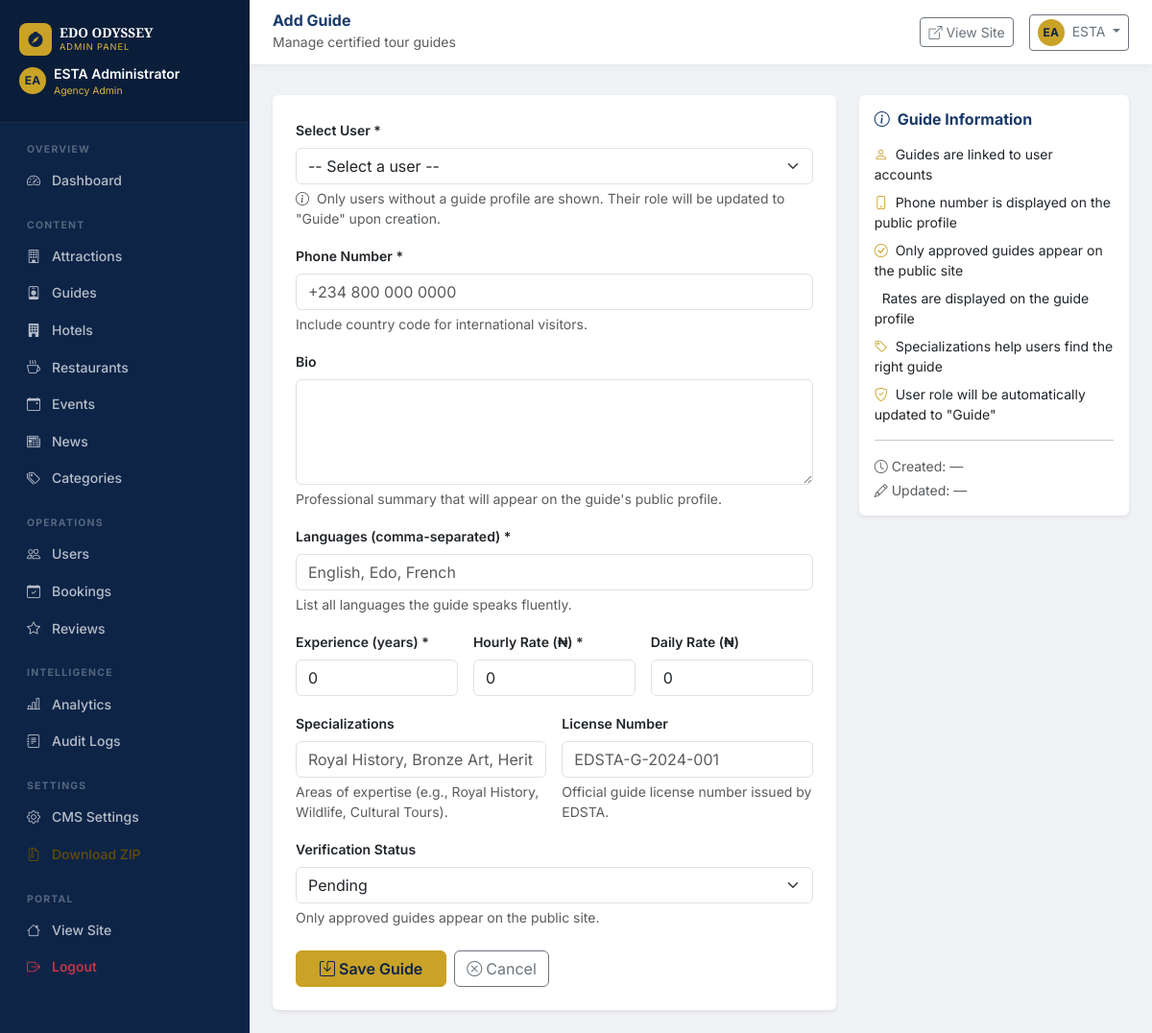
The app's page /admin/guides/new (signed in) with its own data.
### app/models/models.py (models this page shows, shortened)
class BaseModel(db.Model):
    __abstract__ = True
    id = db.Column(db.Integer, primary_key=True)
    uuid = db.Column(db.String(36), default=gen_uuid, unique=True, nullable=False, index=True)
    created_at = db.Column(db.DateTime, default=datetime.utcnow, nullable=False)
    updated_at = db.Column(db.DateTime, default=datetime.utcnow, onupdate=datetime.utcnow, nullable=False)
    created_by = db.Column(db.Integer, nullable=True)
    status = db.Column(db.String(20), default="active", nullable=False)
    deleted_at = db.Column(db.DateTime, nullable=True)

class User(UserMixin, BaseModel):
    __tablename__ = "users"
    email = db.Column(db.String(150), unique=True, index=True, nullable=False)
    password_hash = db.Column(db.String(255), nullable=False)
    first_name = db.Column(db.String(100), nullable=False)
    last_name = db.Column(db.String(100), nullable=False)
    role = db.Column(db.String(50), default="Tourist", nullable=False)
    phone = db.Column(db.String(50), nullable=True)
    is_verified = db.Column(db.Boolean, default=False, nullable=False)
    avatar_url = db.Column(db.String(255), nullable=True)
    heritage_points = db.Column(db.Integer, default=0, nullable=False)
    bio = db.Column(db.Text, nullable=True)
    address = db.Column(db.String(255), nullable=True)
    nationality = db.Column(db.String(100), nullable=True)
    last_login = db.Column(db.DateTime, nullable=True)
    bookings = db.relationship("Booking", back_populates="user", lazy="dynamic")
    reviews = db.relationship("Review", back_populates="user", lazy="dynamic")
    guide_profile = db.relationship("Guide", back_populates="user", uselist=False)
    notifications = db.relationship("Notification", back_populates="user", lazy="dynamic")
    favourites = db.relationship("Favourite", back_populates="user", lazy="dynamic")
    payments = db.relationship("Payment", back_populates="user", lazy="dynamic")
    audit_logs = db.relationship("AuditLog", foreign_keys="AuditLog.user_id", back_populates="user", lazy="dynamic")
    owned_attractions = db.relationship("Attraction", back_populates="owner", foreign_keys="Attraction.user_id", lazy="dynamic")
    owned_hotels = db.relationship("Hotel", back_populates="owner", foreign_keys="Hotel.user_id", lazy="dynamic")
    owned_restaurants = db.relationship("Restaurant", back_populates="owner", foreign_keys="Restaurant.user_id", lazy="dynamic")
    owned_events = db.relationship("Event", back_populates="owner", foreign_keys="Event.user_id", lazy="dynamic")  # Add this
    @property
    def full_name(self):
        return f"{self.first_name} {self.last_name}"
    @property
    def is_admin(self):
        return self.role in ("Agency Admin", "Super Admin")

### app/admin/routes.py (the view, shortened to what this page needs)
@admin_bp.route("/guides/new", methods=["GET", "POST"])
@login_required
@admin_required
def guide_create():
    users = User.query.filter(
        User.status == 'active'
    ).all()
    available_users = []
    for user in users:
        if not Guide.query.filter_by(user_id=user.id).first():
            available_users.append(user)
    return render_template("admin/guide_form.html", guide=None, users=available_users, title="Add Guide")

### app/templates/admin/guide_form.html (shortened to what this page needs)
{% extends "admin/base.html" %}
{% block page_title %}{{ title }}{% endblock %}
{% block page_subtitle %}Manage certified tour guides{% endblock %}
{% block content %}
<div class="row">
  <div class="col-lg-8">
    <div class="card border-0 shadow-sm">
      <div class="card-body p-4">
        <form method="POST">
          <div class="row g-3">
            {% if not guide %}
            <div class="col-12">
              <label class="form-label fw-semibold small">Select User *</label>
              <select name="user_id" class="form-select" required>
                <option value="">-- Select a user --</option>
              </select>
              <div class="form-text small">
                <i class="bi bi-info-circle me-1"></i>
                Only users without a guide profile are shown. Their role will be updated to "Guide" upon creation.
              </div>
            </div>
            {% endif %}
            <div class="col-12">
              <label class="form-label fw-semibold small">Phone Number *</label>
              <input type="tel" name="phone" class="form-control" value="{{ guide.phone if guide else '' }}" placeholder="+234 800 000 0000" required>
              <div class="form-text small">Include country code for international visitors.</div>
            </div>
            <div class="col-12">
              <label class="form-label fw-semibold small">Bio</label>
              <textarea name="bio" class="form-control" rows="4">{{ guide.bio if guide else '' }}</textarea>
              <div class="form-text small">Professional summary that will appear on the guide's public profile.</div>
            </div>
            <div class="col-12">
              <label class="form-label fw-semibold small">Languages (comma-separated) *</label>
              <input type="text" name="languages" class="form-control" value="{{ guide.languages if guide else '' }}" placeholder="English, Edo, French" required>
              <div class="form-text small">List all languages the guide speaks fluently.</div>
            </div>
            <div class="col-md-4">
              <label class="form-label fw-semibold small">Experience (years) *</label>
              <input type="number" name="experience" class="form-control" value="{{ guide.experience if guide else 0 }}" min="0" required>
            </div>
            <div class="col-md-4">
              <label class="form-label fw-semibold small">Hourly Rate (₦) *</label>
              <input type="number" name="hourly_rate" class="form-control" value="{{ guide.hourly_rate if guide else 0 }}" min="0" step="0.01" required>
            </div>
            <div class="col-md-4">
              <label class="form-label fw-semibold small">Daily Rate (₦)</label>
              <input type="number" name="daily_rate" class="form-control" value="{{ guide.daily_rate if guide else 0 }}" min="0" step="0.01">
            </div>
            <div class="col-md-6">
              <label class="form-label fw-semibold small">Specializations</label>
              <input type="text" name="specializations" class="form-control" value="{{ guide.specializations if guide else '' }}" placeholder="Royal History, Bronze Art, Heritage Sites">
              <div class="form-text small">Areas of expertise (e.g., Royal History, Wildlife, Cultural Tours).</div>
            </div>
            <div class="col-md-6">
              <label class="form-label fw-semibold small">License Number</label>
              <input type="text" name="license_number" class="form-control" value="{{ guide.license_number if guide else '' }}" placeholder="EDSTA-G-2024-001">
              <div class="form-text small">Official guide license number issued by EDSTA.</div>
            </div>
            <div class="col-12">
              <label class="form-label fw-semibold small">Verification Status</label>
              <select name="verification_status" class="form-select">
                <option value="Pending" {% if guide and guide.verification_status == 'Pending' %}selected{% endif %}>Pending</option>
              </select>
              <div class="form-text small">Only approved guides appear on the public site.</div>
            </div>
          </div>
          <div class="mt-4 d-flex gap-2">
            <button type="submit" class="btn btn-gold px-4">
              <i class="bi bi-save me-1"></i>Save Guide
            </button>
            <a href="{{ url_for('admin.guides') }}" class="btn btn-outline-secondary">
              <i class="bi bi-x-circle me-1"></i>Cancel
            </a>
          </div>
        </form>
      </div>
    </div>
  </div>
  <div class="col-lg-4">
    <div class="card border-0 shadow-sm">
      <div class="card-body">
        <h6 class="fw-bold text-blue mb-3"><i class="bi bi-info-circle me-2"></i>Guide Information</h6>
        <ul class="list-unstyled small">
          <li class="mb-2"><i class="bi bi-person me-2 text-gold"></i>Guides are linked to user accounts</li>
          <li class="mb-2"><i class="bi bi-phone me-2 text-gold"></i>Phone number is displayed on the public profile</li>
          <li class="mb-2"><i class="bi bi-check-circle me-2 text-gold"></i>Only approved guides appear on the public site</li>
          <li class="mb-2">Rates are displayed on the guide profile</li>
          <li class="mb-2"><i class="bi bi-tag me-2 text-gold"></i>Specializations help users find the right guide</li>
          <li class="mb-2"><i class="bi bi-shield-check me-2 text-gold"></i>User role will be automatically updated to "Guide"</li>
        </ul>
        <hr>
        <div class="text-muted small">
          <p class="mb-1"><i class="bi bi-clock me-1"></i>Created: {{ guide.created_at.strftime('%d %b %Y %H:%M') if guide and guide.created_at else '—' }}</p>
          <p class="mb-0"><i class="bi bi-pencil me-1"></i>Updated: {{ guide.updated_at.strftime('%d %b %Y %H:%M') if guide and guide.updated_at else '—' }}</p>
        </div>
      </div>
    </div>
  </div>
</div>
{% endblock %}

### app/templates/admin/base.html (shortened to what this page needs)
<!DOCTYPE html>
<html lang="en">
<head>
  <link href="https://cdn.jsdelivr.net/npm/bootstrap@5.3.3/dist/css/bootstrap.min.css" rel="stylesheet">
  <link href="https://cdn.jsdelivr.net/npm/bootstrap-icons@1.11.3/font/bootstrap-icons.css" rel="stylesheet">
  <link rel="stylesheet" href="{{ url_for('static', filename='css/main.css') }}">
</head>
<body class="admin-body">
<div class="admin-sidebar" id="adminSidebar">
  <div class="admin-sidebar-header">
    <div class="d-flex align-items-center gap-2 mb-1">
      <div class="brand-icon" style="width:34px;height:34px;font-size:1rem"><i class="bi bi-compass-fill"></i></div>
      <div>
        <div class="brand-title" style="font-size:.85rem">EDO ODYSSEY</div>
        <div class="brand-subtitle" style="font-size:.58rem">Admin Panel</div>
      </div>
    </div>
    <div class="d-flex align-items-center gap-2 mt-2">
      <div class="avatar-initials-sm">{{ current_user.first_name[0] }}{{ current_user.last_name[0] }}</div>
      <div>
        <div class="text-white small fw-semibold">{{ current_user.full_name }}</div>
        <div style="font-size:.65rem;color:var(--gold-400)">{{ current_user.role }}</div>
      </div>
    </div>
  </div>
  <nav class="flex-grow-1 py-2 px-2">
    <div class="nav-section">Overview</div>
    <a href="{{ url_for('admin.dashboard') }}" class="nav-link {% if request.endpoint=='admin.dashboard' %}active{% endif %}"><i class="bi bi-speedometer2"></i> Dashboard</a>
    <div class="nav-section mt-2">Content</div>
    <a href="{{ url_for('admin.attractions') }}" class="nav-link {% if 'attractions' in request.endpoint %}active{% endif %}"><i class="bi bi-building"></i> Attractions</a>
    <a href="{{ url_for('admin.guides') }}" class="nav-link {% if 'guides' in request.endpoint %}active{% endif %}"><i class="bi bi-person-badge"></i> Guides</a>
    <a href="{{ url_for('admin.hotels') }}" class="nav-link {% if 'hotel' in request.endpoint %}active{% endif %}"><i class="bi bi-building-fill"></i> Hotels</a>
    <a href="{{ url_for('admin.restaurants') }}" class="nav-link {% if 'restaurant' in request.endpoint %}active{% endif %}"><i class="bi bi-cup-hot"></i> Restaurants</a>
    <a href="{{ url_for('admin.events') }}" class="nav-link {% if 'event' in request.endpoint %}active{% endif %}"><i class="bi bi-calendar-event"></i> Events</a>
    <a href="{{ url_for('admin.news') }}" class="nav-link {% if 'news' in request.endpoint %}active{% endif %}"><i class="bi bi-newspaper"></i> News</a>
    <a href="{{ url_for('admin.categories') }}" class="nav-link {% if 'categor' in request.endpoint %}active{% endif %}"><i class="bi bi-tags"></i> Categories</a>
    <div class="nav-section mt-2">Operations</div>
    <a href="{{ url_for('admin.users') }}" class="nav-link {% if 'users' in request.endpoint %}active{% endif %}"><i class="bi bi-people"></i> Users</a>
    <a href="{{ url_for('admin.bookings') }}" class="nav-link {% if 'bookings' in request.endpoint %}active{% endif %}"><i class="bi bi-calendar-check"></i> Bookings</a>
    <a href="{{ url_for('admin.reviews') }}" class="nav-link {% if 'reviews' in request.endpoint %}active{% endif %}"><i class="bi bi-star"></i> Reviews</a>
    <div class="nav-section mt-2">Intelligence</div>
    <a href="{{ url_for('admin.analytics') }}" class="nav-link {% if 'analytics' in request.endpoint %}active{% endif %}"><i class="bi bi-bar-chart-line"></i> Analytics</a>
    <a href="{{ url_for('admin.audit_logs') }}" class="nav-link {% if 'audit' in request.endpoint %}active{% endif %}"><i class="bi bi-journal-text"></i> Audit Logs</a>
    <div class="nav-section mt-2">Settings</div>
    <a href="{{ url_for('admin.cms') }}" class="nav-link {% if 'cms' in request.endpoint %}active{% endif %}"><i class="bi bi-gear"></i> CMS Settings</a>
    <a href="{{ url_for('admin.download_zip') }}" class="nav-link text-warning-emphasis"><i class="bi bi-file-earmark-zip"></i> Download ZIP</a>
    <div class="nav-section mt-2">Portal</div>
    <a href="{{ url_for('main.home') }}" class="nav-link"><i class="bi bi-house"></i> View Site</a>
    <a href="{{ url_for('auth.logout') }}" class="nav-link text-danger"><i class="bi bi-box-arrow-right"></i> Logout</a>
  </nav>
</div>
<div class="admin-main">
  <div class="admin-topbar">
    <div class="d-flex align-items-center gap-3">
      <div>
        <h6 class="mb-0 fw-bold text-blue">{% block page_title %}Admin Panel{% endblock %}</h6>
        <small class="text-muted">{% block page_subtitle %}Edo Odyssey CMS{% endblock %}</small>
      </div>
    </div>
    <div class="d-flex align-items-center gap-3">
      <a href="{{ url_for('main.home') }}" class="btn btn-outline-secondary btn-sm" target="_blank"><i class="bi bi-box-arrow-up-right me-1"></i>View Site</a>
      <div class="dropdown">
        <button class="btn btn-outline-secondary btn-sm dropdown-toggle" data-bs-toggle="dropdown">
          <div class="avatar-initials-sm d-inline-flex me-1">{{ current_user.first_name[0] }}{{ current_user.last_name[0] }}</div>
          {{ current_user.first_name }}
        </button>
      </div>
    </div>
  </div>
  <div class="px-4 pt-2">
  </div>
  <div class="admin-content">
    {% block content %}{% endblock %}
  </div>
</div>
</body>
</html>

### records on screen
User: first_name "E", last_name "A", full_name "ESTA Administrator", role "Agency Admin", first_name "ESTA"

### other values on screen
{{ title }} "Add Guide"
